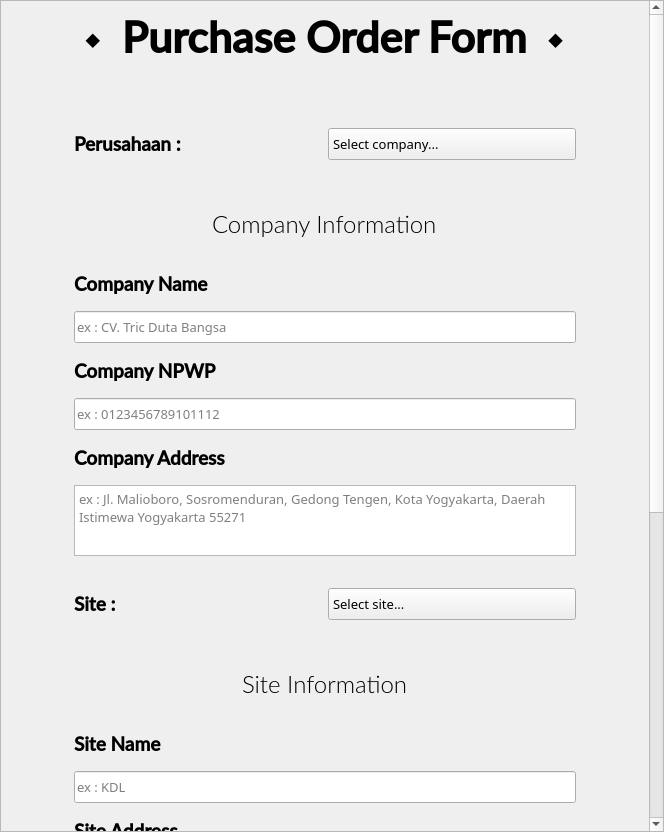
<?xml version="1.0" encoding="UTF-8"?>
<ui version="4.0">
 <class>Form</class>
 <widget class="QWidget" name="Form">
  <property name="geometry">
   <rect>
    <x>0</x>
    <y>0</y>
    <width>664</width>
    <height>832</height>
   </rect>
  </property>
  <property name="windowTitle">
   <string>Form</string>
  </property>
  <layout class="QGridLayout" name="gridLayout">
   <property name="leftMargin">
    <number>0</number>
   </property>
   <property name="topMargin">
    <number>0</number>
   </property>
   <property name="rightMargin">
    <number>0</number>
   </property>
   <property name="bottomMargin">
    <number>0</number>
   </property>
   <property name="spacing">
    <number>0</number>
   </property>
   <item row="0" column="0">
    <widget class="QWidget" name="widget" native="true">
     <layout class="QGridLayout" name="gridLayout_2">
      <property name="leftMargin">
       <number>0</number>
      </property>
      <property name="topMargin">
       <number>0</number>
      </property>
      <property name="rightMargin">
       <number>0</number>
      </property>
      <property name="bottomMargin">
       <number>0</number>
      </property>
      <property name="spacing">
       <number>0</number>
      </property>
      <item row="0" column="0">
       <widget class="QScrollArea" name="scrollArea">
        <property name="sizePolicy">
         <sizepolicy hsizetype="Fixed" vsizetype="Expanding">
          <horstretch>0</horstretch>
          <verstretch>0</verstretch>
         </sizepolicy>
        </property>
        <property name="minimumSize">
         <size>
          <width>664</width>
          <height>0</height>
         </size>
        </property>
        <property name="maximumSize">
         <size>
          <width>664</width>
          <height>16777215</height>
         </size>
        </property>
        <property name="widgetResizable">
         <bool>true</bool>
        </property>
        <widget class="QWidget" name="scrollAreaWidgetContents">
         <property name="geometry">
          <rect>
           <x>0</x>
           <y>-660</y>
           <width>645</width>
           <height>1490</height>
          </rect>
         </property>
         <layout class="QVBoxLayout" name="verticalLayout">
          <property name="leftMargin">
           <number>0</number>
          </property>
          <property name="topMargin">
           <number>0</number>
          </property>
          <property name="rightMargin">
           <number>0</number>
          </property>
          <property name="bottomMargin">
           <number>0</number>
          </property>
          <item>
           <widget class="QWidget" name="widget_2" native="true">
            <property name="sizePolicy">
             <sizepolicy hsizetype="Preferred" vsizetype="Fixed">
              <horstretch>0</horstretch>
              <verstretch>0</verstretch>
             </sizepolicy>
            </property>
            <property name="maximumSize">
             <size>
              <width>16777215</width>
              <height>72</height>
             </size>
            </property>
            <layout class="QGridLayout" name="gridLayout_3">
             <item row="0" column="0" alignment="Qt::AlignHCenter">
              <widget class="QLabel" name="poForm_header">
               <property name="sizePolicy">
                <sizepolicy hsizetype="Preferred" vsizetype="Preferred">
                 <horstretch>0</horstretch>
                 <verstretch>0</verstretch>
                </sizepolicy>
               </property>
               <property name="font">
                <font>
                 <family>Lato Semibold</family>
                 <pointsize>32</pointsize>
                 <weight>75</weight>
                 <bold>true</bold>
                </font>
               </property>
               <property name="text">
                <string>⬩  Purchase Order Form  ⬩</string>
               </property>
              </widget>
             </item>
            </layout>
           </widget>
          </item>
          <item>
           <spacer name="verticalSpacer_7">
            <property name="orientation">
             <enum>Qt::Vertical</enum>
            </property>
            <property name="sizeType">
             <enum>QSizePolicy::Fixed</enum>
            </property>
            <property name="sizeHint" stdset="0">
             <size>
              <width>20</width>
              <height>16</height>
             </size>
            </property>
           </spacer>
          </item>
          <item>
           <layout class="QHBoxLayout" name="horizontalLayout">
            <property name="spacing">
             <number>0</number>
            </property>
            <item>
             <spacer name="horizontalSpacer">
              <property name="orientation">
               <enum>Qt::Horizontal</enum>
              </property>
              <property name="sizeType">
               <enum>QSizePolicy::Fixed</enum>
              </property>
              <property name="sizeHint" stdset="0">
               <size>
                <width>32</width>
                <height>20</height>
               </size>
              </property>
             </spacer>
            </item>
            <item>
             <widget class="QWidget" name="widget_3" native="true">
              <property name="sizePolicy">
               <sizepolicy hsizetype="Preferred" vsizetype="Expanding">
                <horstretch>0</horstretch>
                <verstretch>0</verstretch>
               </sizepolicy>
              </property>
              <layout class="QVBoxLayout" name="verticalLayout_5">
               <property name="spacing">
                <number>14</number>
               </property>
               <property name="sizeConstraint">
                <enum>QLayout::SetDefaultConstraint</enum>
               </property>
               <property name="leftMargin">
                <number>32</number>
               </property>
               <property name="rightMargin">
                <number>32</number>
               </property>
               <property name="bottomMargin">
                <number>0</number>
               </property>
               <item>
                <spacer name="verticalSpacer_8">
                 <property name="orientation">
                  <enum>Qt::Vertical</enum>
                 </property>
                 <property name="sizeType">
                  <enum>QSizePolicy::Fixed</enum>
                 </property>
                 <property name="sizeHint" stdset="0">
                  <size>
                   <width>20</width>
                   <height>16</height>
                  </size>
                 </property>
                </spacer>
               </item>
               <item>
                <widget class="QWidget" name="widget_4" native="true">
                 <property name="sizePolicy">
                  <sizepolicy hsizetype="Preferred" vsizetype="Fixed">
                   <horstretch>0</horstretch>
                   <verstretch>0</verstretch>
                  </sizepolicy>
                 </property>
                 <property name="minimumSize">
                  <size>
                   <width>0</width>
                   <height>50</height>
                  </size>
                 </property>
                 <property name="maximumSize">
                  <size>
                   <width>16777215</width>
                   <height>50</height>
                  </size>
                 </property>
                 <layout class="QHBoxLayout" name="horizontalLayout_2">
                  <item>
                   <widget class="QLabel" name="label_2">
                    <property name="font">
                     <font>
                      <family>Lato Semibold</family>
                      <pointsize>14</pointsize>
                      <weight>75</weight>
                      <bold>true</bold>
                     </font>
                    </property>
                    <property name="text">
                     <string>Perusahaan :</string>
                    </property>
                   </widget>
                  </item>
                  <item>
                   <widget class="QComboBox" name="company_combo">
                    <property name="minimumSize">
                     <size>
                      <width>0</width>
                      <height>32</height>
                     </size>
                    </property>
                    <property name="maximumSize">
                     <size>
                      <width>16777215</width>
                      <height>32</height>
                     </size>
                    </property>
                    <property name="font">
                     <font>
                      <family>Montserrat</family>
                      <pointsize>10</pointsize>
                      <kerning>true</kerning>
                     </font>
                    </property>
                    <property name="styleSheet">
                     <string notr="true">QComboBox::drop-down {
	border: 0px;
}

QComboBox::down-arrow {
	image: url(:/assets/assets/icon/dark_green/chevron-down.svg);
	width: 18px;
	height: 18px;
	margin-right: 15px;
}</string>
                    </property>
                    <property name="editable">
                     <bool>false</bool>
                    </property>
                    <item>
                     <property name="text">
                      <string>Select company...</string>
                     </property>
                    </item>
                    <item>
                     <property name="text">
                      <string>New company...</string>
                     </property>
                    </item>
                   </widget>
                  </item>
                 </layout>
                </widget>
               </item>
               <item>
                <widget class="QWidget" name="companyInfo_widget" native="true">
                 <property name="sizePolicy">
                  <sizepolicy hsizetype="Preferred" vsizetype="Fixed">
                   <horstretch>0</horstretch>
                   <verstretch>0</verstretch>
                  </sizepolicy>
                 </property>
                 <layout class="QVBoxLayout" name="verticalLayout_2">
                  <property name="spacing">
                   <number>16</number>
                  </property>
                  <item>
                   <spacer name="verticalSpacer_5">
                    <property name="orientation">
                     <enum>Qt::Vertical</enum>
                    </property>
                    <property name="sizeType">
                     <enum>QSizePolicy::Fixed</enum>
                    </property>
                    <property name="sizeHint" stdset="0">
                     <size>
                      <width>20</width>
                      <height>16</height>
                     </size>
                    </property>
                   </spacer>
                  </item>
                  <item alignment="Qt::AlignHCenter">
                   <widget class="QLabel" name="label_5">
                    <property name="sizePolicy">
                     <sizepolicy hsizetype="Preferred" vsizetype="Fixed">
                      <horstretch>0</horstretch>
                      <verstretch>0</verstretch>
                     </sizepolicy>
                    </property>
                    <property name="minimumSize">
                     <size>
                      <width>0</width>
                      <height>32</height>
                     </size>
                    </property>
                    <property name="maximumSize">
                     <size>
                      <width>16777215</width>
                      <height>32</height>
                     </size>
                    </property>
                    <property name="sizeIncrement">
                     <size>
                      <width>0</width>
                      <height>0</height>
                     </size>
                    </property>
                    <property name="font">
                     <font>
                      <family>Lato Light</family>
                      <pointsize>18</pointsize>
                     </font>
                    </property>
                    <property name="text">
                     <string>Company Information</string>
                    </property>
                   </widget>
                  </item>
                  <item>
                   <spacer name="verticalSpacer_3">
                    <property name="orientation">
                     <enum>Qt::Vertical</enum>
                    </property>
                    <property name="sizeType">
                     <enum>QSizePolicy::Fixed</enum>
                    </property>
                    <property name="sizeHint" stdset="0">
                     <size>
                      <width>20</width>
                      <height>16</height>
                     </size>
                    </property>
                   </spacer>
                  </item>
                  <item>
                   <widget class="QLabel" name="label_6">
                    <property name="sizePolicy">
                     <sizepolicy hsizetype="Preferred" vsizetype="Fixed">
                      <horstretch>0</horstretch>
                      <verstretch>0</verstretch>
                     </sizepolicy>
                    </property>
                    <property name="minimumSize">
                     <size>
                      <width>0</width>
                      <height>23</height>
                     </size>
                    </property>
                    <property name="maximumSize">
                     <size>
                      <width>16777215</width>
                      <height>23</height>
                     </size>
                    </property>
                    <property name="font">
                     <font>
                      <family>Lato Semibold</family>
                      <pointsize>14</pointsize>
                      <weight>75</weight>
                      <bold>true</bold>
                     </font>
                    </property>
                    <property name="text">
                     <string>Company Name</string>
                    </property>
                   </widget>
                  </item>
                  <item>
                   <widget class="QLineEdit" name="companyName_lineEdit">
                    <property name="minimumSize">
                     <size>
                      <width>0</width>
                      <height>32</height>
                     </size>
                    </property>
                    <property name="maximumSize">
                     <size>
                      <width>16777215</width>
                      <height>32</height>
                     </size>
                    </property>
                    <property name="font">
                     <font>
                      <family>Montserrat</family>
                      <pointsize>10</pointsize>
                     </font>
                    </property>
                    <property name="placeholderText">
                     <string>ex : CV. Tric Duta Bangsa</string>
                    </property>
                   </widget>
                  </item>
                  <item>
                   <widget class="QLabel" name="label_7">
                    <property name="sizePolicy">
                     <sizepolicy hsizetype="Preferred" vsizetype="Fixed">
                      <horstretch>0</horstretch>
                      <verstretch>0</verstretch>
                     </sizepolicy>
                    </property>
                    <property name="minimumSize">
                     <size>
                      <width>0</width>
                      <height>23</height>
                     </size>
                    </property>
                    <property name="maximumSize">
                     <size>
                      <width>16777215</width>
                      <height>23</height>
                     </size>
                    </property>
                    <property name="font">
                     <font>
                      <family>Lato Semibold</family>
                      <pointsize>14</pointsize>
                      <weight>75</weight>
                      <bold>true</bold>
                     </font>
                    </property>
                    <property name="text">
                     <string>Company NPWP</string>
                    </property>
                   </widget>
                  </item>
                  <item>
                   <widget class="QLineEdit" name="companyNPWP_lineEdit">
                    <property name="minimumSize">
                     <size>
                      <width>0</width>
                      <height>32</height>
                     </size>
                    </property>
                    <property name="maximumSize">
                     <size>
                      <width>16777215</width>
                      <height>32</height>
                     </size>
                    </property>
                    <property name="font">
                     <font>
                      <family>Montserrat</family>
                      <pointsize>10</pointsize>
                     </font>
                    </property>
                    <property name="placeholderText">
                     <string>ex : 0123456789101112</string>
                    </property>
                   </widget>
                  </item>
                  <item>
                   <widget class="QLabel" name="label_8">
                    <property name="sizePolicy">
                     <sizepolicy hsizetype="Preferred" vsizetype="Fixed">
                      <horstretch>0</horstretch>
                      <verstretch>0</verstretch>
                     </sizepolicy>
                    </property>
                    <property name="minimumSize">
                     <size>
                      <width>0</width>
                      <height>23</height>
                     </size>
                    </property>
                    <property name="maximumSize">
                     <size>
                      <width>16777215</width>
                      <height>23</height>
                     </size>
                    </property>
                    <property name="font">
                     <font>
                      <family>Lato Semibold</family>
                      <pointsize>14</pointsize>
                      <weight>75</weight>
                      <bold>true</bold>
                     </font>
                    </property>
                    <property name="text">
                     <string>Company Address</string>
                    </property>
                   </widget>
                  </item>
                  <item>
                   <widget class="QTextEdit" name="companyAddress_textEdit">
                    <property name="sizePolicy">
                     <sizepolicy hsizetype="Expanding" vsizetype="Fixed">
                      <horstretch>0</horstretch>
                      <verstretch>0</verstretch>
                     </sizepolicy>
                    </property>
                    <property name="minimumSize">
                     <size>
                      <width>0</width>
                      <height>71</height>
                     </size>
                    </property>
                    <property name="maximumSize">
                     <size>
                      <width>16777215</width>
                      <height>71</height>
                     </size>
                    </property>
                    <property name="font">
                     <font>
                      <family>Montserrat</family>
                      <pointsize>10</pointsize>
                     </font>
                    </property>
                    <property name="lineWrapMode">
                     <enum>QTextEdit::WidgetWidth</enum>
                    </property>
                    <property name="cursorWidth">
                     <number>1</number>
                    </property>
                    <property name="placeholderText">
                     <string>ex : Jl. Malioboro, Sosromenduran, Gedong Tengen, Kota Yogyakarta, Daerah Istimewa Yogyakarta 55271</string>
                    </property>
                   </widget>
                  </item>
                 </layout>
                </widget>
               </item>
               <item>
                <widget class="QWidget" name="widget_5" native="true">
                 <property name="sizePolicy">
                  <sizepolicy hsizetype="Preferred" vsizetype="Fixed">
                   <horstretch>0</horstretch>
                   <verstretch>0</verstretch>
                  </sizepolicy>
                 </property>
                 <property name="minimumSize">
                  <size>
                   <width>0</width>
                   <height>50</height>
                  </size>
                 </property>
                 <property name="maximumSize">
                  <size>
                   <width>16777215</width>
                   <height>50</height>
                  </size>
                 </property>
                 <layout class="QHBoxLayout" name="horizontalLayout_3">
                  <item>
                   <widget class="QLabel" name="label_4">
                    <property name="font">
                     <font>
                      <family>Lato Semibold</family>
                      <pointsize>14</pointsize>
                      <weight>75</weight>
                      <bold>true</bold>
                     </font>
                    </property>
                    <property name="text">
                     <string>Site :</string>
                    </property>
                   </widget>
                  </item>
                  <item>
                   <widget class="QComboBox" name="site_combo">
                    <property name="minimumSize">
                     <size>
                      <width>0</width>
                      <height>32</height>
                     </size>
                    </property>
                    <property name="maximumSize">
                     <size>
                      <width>16777215</width>
                      <height>32</height>
                     </size>
                    </property>
                    <property name="font">
                     <font>
                      <family>Montserrat</family>
                      <pointsize>10</pointsize>
                     </font>
                    </property>
                    <property name="styleSheet">
                     <string notr="true">QComboBox::drop-down {
	border: 0px;
}

QComboBox::down-arrow {
	image: url(:/assets/assets/icon/dark_green/chevron-down.svg);
	width: 18px;
	height: 18px;
	margin-right: 15px;
}</string>
                    </property>
                    <item>
                     <property name="text">
                      <string>Select site...</string>
                     </property>
                    </item>
                    <item>
                     <property name="text">
                      <string>New site...</string>
                     </property>
                    </item>
                   </widget>
                  </item>
                 </layout>
                </widget>
               </item>
               <item>
                <widget class="QWidget" name="siteInfo_widget" native="true">
                 <property name="sizePolicy">
                  <sizepolicy hsizetype="Preferred" vsizetype="Fixed">
                   <horstretch>0</horstretch>
                   <verstretch>0</verstretch>
                  </sizepolicy>
                 </property>
                 <layout class="QVBoxLayout" name="verticalLayout_3">
                  <property name="spacing">
                   <number>16</number>
                  </property>
                  <item>
                   <spacer name="verticalSpacer_2">
                    <property name="orientation">
                     <enum>Qt::Vertical</enum>
                    </property>
                    <property name="sizeType">
                     <enum>QSizePolicy::Fixed</enum>
                    </property>
                    <property name="sizeHint" stdset="0">
                     <size>
                      <width>20</width>
                      <height>16</height>
                     </size>
                    </property>
                   </spacer>
                  </item>
                  <item alignment="Qt::AlignHCenter">
                   <widget class="QLabel" name="label_9">
                    <property name="sizePolicy">
                     <sizepolicy hsizetype="Preferred" vsizetype="Fixed">
                      <horstretch>0</horstretch>
                      <verstretch>0</verstretch>
                     </sizepolicy>
                    </property>
                    <property name="minimumSize">
                     <size>
                      <width>0</width>
                      <height>32</height>
                     </size>
                    </property>
                    <property name="maximumSize">
                     <size>
                      <width>16777215</width>
                      <height>32</height>
                     </size>
                    </property>
                    <property name="font">
                     <font>
                      <family>Lato Light</family>
                      <pointsize>18</pointsize>
                     </font>
                    </property>
                    <property name="text">
                     <string>Site Information</string>
                    </property>
                   </widget>
                  </item>
                  <item>
                   <spacer name="verticalSpacer_4">
                    <property name="orientation">
                     <enum>Qt::Vertical</enum>
                    </property>
                    <property name="sizeType">
                     <enum>QSizePolicy::Fixed</enum>
                    </property>
                    <property name="sizeHint" stdset="0">
                     <size>
                      <width>20</width>
                      <height>16</height>
                     </size>
                    </property>
                   </spacer>
                  </item>
                  <item>
                   <widget class="QLabel" name="label_10">
                    <property name="sizePolicy">
                     <sizepolicy hsizetype="Preferred" vsizetype="Fixed">
                      <horstretch>0</horstretch>
                      <verstretch>0</verstretch>
                     </sizepolicy>
                    </property>
                    <property name="minimumSize">
                     <size>
                      <width>0</width>
                      <height>23</height>
                     </size>
                    </property>
                    <property name="maximumSize">
                     <size>
                      <width>16777215</width>
                      <height>23</height>
                     </size>
                    </property>
                    <property name="font">
                     <font>
                      <family>Lato Semibold</family>
                      <pointsize>14</pointsize>
                      <weight>75</weight>
                      <bold>true</bold>
                     </font>
                    </property>
                    <property name="text">
                     <string>Site Name</string>
                    </property>
                   </widget>
                  </item>
                  <item>
                   <widget class="QLineEdit" name="siteName_lineEdit">
                    <property name="minimumSize">
                     <size>
                      <width>0</width>
                      <height>32</height>
                     </size>
                    </property>
                    <property name="maximumSize">
                     <size>
                      <width>16777215</width>
                      <height>32</height>
                     </size>
                    </property>
                    <property name="font">
                     <font>
                      <family>Montserrat</family>
                      <pointsize>10</pointsize>
                     </font>
                    </property>
                    <property name="text">
                     <string/>
                    </property>
                    <property name="placeholderText">
                     <string>ex : KDL</string>
                    </property>
                   </widget>
                  </item>
                  <item>
                   <widget class="QLabel" name="label_11">
                    <property name="sizePolicy">
                     <sizepolicy hsizetype="Preferred" vsizetype="Fixed">
                      <horstretch>0</horstretch>
                      <verstretch>0</verstretch>
                     </sizepolicy>
                    </property>
                    <property name="minimumSize">
                     <size>
                      <width>0</width>
                      <height>23</height>
                     </size>
                    </property>
                    <property name="maximumSize">
                     <size>
                      <width>16777215</width>
                      <height>23</height>
                     </size>
                    </property>
                    <property name="font">
                     <font>
                      <family>Lato Semibold</family>
                      <pointsize>14</pointsize>
                      <weight>75</weight>
                      <bold>true</bold>
                     </font>
                    </property>
                    <property name="text">
                     <string>Site Address</string>
                    </property>
                   </widget>
                  </item>
                  <item>
                   <widget class="QTextEdit" name="siteAddress_lineEdit">
                    <property name="sizePolicy">
                     <sizepolicy hsizetype="Expanding" vsizetype="Fixed">
                      <horstretch>0</horstretch>
                      <verstretch>0</verstretch>
                     </sizepolicy>
                    </property>
                    <property name="minimumSize">
                     <size>
                      <width>0</width>
                      <height>71</height>
                     </size>
                    </property>
                    <property name="maximumSize">
                     <size>
                      <width>16777215</width>
                      <height>71</height>
                     </size>
                    </property>
                    <property name="font">
                     <font>
                      <family>Montserrat</family>
                      <pointsize>10</pointsize>
                     </font>
                    </property>
                    <property name="placeholderText">
                     <string>ex : Jl. Kendal Asri I, Mannggisan, Langenharjo, Kec. Kendal, Kabupaten Kendal, Jawa Tengah 51314</string>
                    </property>
                   </widget>
                  </item>
                 </layout>
                </widget>
               </item>
               <item>
                <widget class="QWidget" name="widget_8" native="true">
                 <property name="sizePolicy">
                  <sizepolicy hsizetype="Preferred" vsizetype="Fixed">
                   <horstretch>0</horstretch>
                   <verstretch>0</verstretch>
                  </sizepolicy>
                 </property>
                 <layout class="QVBoxLayout" name="verticalLayout_4">
                  <property name="spacing">
                   <number>16</number>
                  </property>
                  <item>
                   <spacer name="verticalSpacer_6">
                    <property name="orientation">
                     <enum>Qt::Vertical</enum>
                    </property>
                    <property name="sizeType">
                     <enum>QSizePolicy::Fixed</enum>
                    </property>
                    <property name="sizeHint" stdset="0">
                     <size>
                      <width>20</width>
                      <height>16</height>
                     </size>
                    </property>
                   </spacer>
                  </item>
                  <item alignment="Qt::AlignHCenter">
                   <widget class="QLabel" name="label_12">
                    <property name="sizePolicy">
                     <sizepolicy hsizetype="Preferred" vsizetype="Fixed">
                      <horstretch>0</horstretch>
                      <verstretch>0</verstretch>
                     </sizepolicy>
                    </property>
                    <property name="minimumSize">
                     <size>
                      <width>0</width>
                      <height>32</height>
                     </size>
                    </property>
                    <property name="maximumSize">
                     <size>
                      <width>16777215</width>
                      <height>32</height>
                     </size>
                    </property>
                    <property name="font">
                     <font>
                      <family>Lato Light</family>
                      <pointsize>18</pointsize>
                     </font>
                    </property>
                    <property name="text">
                     <string>Purchase Order Information</string>
                    </property>
                   </widget>
                  </item>
                  <item>
                   <spacer name="verticalSpacer">
                    <property name="orientation">
                     <enum>Qt::Vertical</enum>
                    </property>
                    <property name="sizeType">
                     <enum>QSizePolicy::Fixed</enum>
                    </property>
                    <property name="sizeHint" stdset="0">
                     <size>
                      <width>20</width>
                      <height>16</height>
                     </size>
                    </property>
                   </spacer>
                  </item>
                  <item>
                   <widget class="QLabel" name="label_13">
                    <property name="sizePolicy">
                     <sizepolicy hsizetype="Preferred" vsizetype="Fixed">
                      <horstretch>0</horstretch>
                      <verstretch>0</verstretch>
                     </sizepolicy>
                    </property>
                    <property name="minimumSize">
                     <size>
                      <width>0</width>
                      <height>23</height>
                     </size>
                    </property>
                    <property name="maximumSize">
                     <size>
                      <width>16777215</width>
                      <height>23</height>
                     </size>
                    </property>
                    <property name="font">
                     <font>
                      <family>Lato Semibold</family>
                      <pointsize>14</pointsize>
                      <weight>75</weight>
                      <bold>true</bold>
                     </font>
                    </property>
                    <property name="text">
                     <string>Purchase Order No.</string>
                    </property>
                   </widget>
                  </item>
                  <item>
                   <widget class="QLineEdit" name="poNo_line">
                    <property name="minimumSize">
                     <size>
                      <width>0</width>
                      <height>32</height>
                     </size>
                    </property>
                    <property name="maximumSize">
                     <size>
                      <width>16777215</width>
                      <height>32</height>
                     </size>
                    </property>
                    <property name="font">
                     <font>
                      <family>Montserrat</family>
                      <pointsize>10</pointsize>
                     </font>
                    </property>
                    <property name="placeholderText">
                     <string>ex : 9200011122</string>
                    </property>
                   </widget>
                  </item>
                  <item>
                   <widget class="QLabel" name="label_14">
                    <property name="sizePolicy">
                     <sizepolicy hsizetype="Preferred" vsizetype="Fixed">
                      <horstretch>0</horstretch>
                      <verstretch>0</verstretch>
                     </sizepolicy>
                    </property>
                    <property name="minimumSize">
                     <size>
                      <width>0</width>
                      <height>23</height>
                     </size>
                    </property>
                    <property name="maximumSize">
                     <size>
                      <width>16777215</width>
                      <height>23</height>
                     </size>
                    </property>
                    <property name="font">
                     <font>
                      <family>Lato Semibold</family>
                      <pointsize>14</pointsize>
                      <weight>75</weight>
                      <bold>true</bold>
                     </font>
                    </property>
                    <property name="text">
                     <string>Purchase Order Date</string>
                    </property>
                   </widget>
                  </item>
                  <item>
                   <layout class="QHBoxLayout" name="horizontalLayout_4">
                    <item>
                     <widget class="QComboBox" name="poDate_day_combo">
                      <property name="sizePolicy">
                       <sizepolicy hsizetype="Fixed" vsizetype="Fixed">
                        <horstretch>0</horstretch>
                        <verstretch>0</verstretch>
                       </sizepolicy>
                      </property>
                      <property name="minimumSize">
                       <size>
                        <width>135</width>
                        <height>32</height>
                       </size>
                      </property>
                      <property name="maximumSize">
                       <size>
                        <width>135</width>
                        <height>32</height>
                       </size>
                      </property>
                      <property name="font">
                       <font>
                        <family>Montserrat</family>
                        <pointsize>10</pointsize>
                       </font>
                      </property>
                      <property name="styleSheet">
                       <string notr="true">QComboBox::drop-down {
	border: 0px;
}

QComboBox::down-arrow {
	image: url(:/assets/assets/icon/dark_green/chevron-down.svg);
	width: 18px;
	height: 18px;
	margin-right: 15px;
}</string>
                      </property>
                     </widget>
                    </item>
                    <item>
                     <widget class="QComboBox" name="poDate_month_combo">
                      <property name="sizePolicy">
                       <sizepolicy hsizetype="Preferred" vsizetype="Fixed">
                        <horstretch>0</horstretch>
                        <verstretch>0</verstretch>
                       </sizepolicy>
                      </property>
                      <property name="minimumSize">
                       <size>
                        <width>0</width>
                        <height>32</height>
                       </size>
                      </property>
                      <property name="maximumSize">
                       <size>
                        <width>16777215</width>
                        <height>32</height>
                       </size>
                      </property>
                      <property name="font">
                       <font>
                        <family>Montserrat</family>
                        <pointsize>10</pointsize>
                       </font>
                      </property>
                      <property name="styleSheet">
                       <string notr="true">QComboBox::drop-down {
	border: 0px;
}

QComboBox::down-arrow {
	image: url(:/assets/assets/icon/dark_green/chevron-down.svg);
	width: 18px;
	height: 18px;
	margin-right: 15px;
}</string>
                      </property>
                      <item>
                       <property name="text">
                        <string>Januari</string>
                       </property>
                      </item>
                      <item>
                       <property name="text">
                        <string>Februari</string>
                       </property>
                      </item>
                      <item>
                       <property name="text">
                        <string>Maret</string>
                       </property>
                      </item>
                      <item>
                       <property name="text">
                        <string>April</string>
                       </property>
                      </item>
                      <item>
                       <property name="text">
                        <string>Mei</string>
                       </property>
                      </item>
                      <item>
                       <property name="text">
                        <string>Juni</string>
                       </property>
                      </item>
                      <item>
                       <property name="text">
                        <string>Juli</string>
                       </property>
                      </item>
                      <item>
                       <property name="text">
                        <string>Agustus</string>
                       </property>
                      </item>
                      <item>
                       <property name="text">
                        <string>September</string>
                       </property>
                      </item>
                      <item>
                       <property name="text">
                        <string>Oktober</string>
                       </property>
                      </item>
                      <item>
                       <property name="text">
                        <string>November</string>
                       </property>
                      </item>
                      <item>
                       <property name="text">
                        <string>Desember</string>
                       </property>
                      </item>
                     </widget>
                    </item>
                    <item>
                     <widget class="QLineEdit" name="poDate_year_lineEdit">
                      <property name="sizePolicy">
                       <sizepolicy hsizetype="Fixed" vsizetype="Fixed">
                        <horstretch>0</horstretch>
                        <verstretch>0</verstretch>
                       </sizepolicy>
                      </property>
                      <property name="minimumSize">
                       <size>
                        <width>135</width>
                        <height>32</height>
                       </size>
                      </property>
                      <property name="maximumSize">
                       <size>
                        <width>135</width>
                        <height>32</height>
                       </size>
                      </property>
                      <property name="font">
                       <font>
                        <family>Montserrat</family>
                        <pointsize>10</pointsize>
                       </font>
                      </property>
                      <property name="layoutDirection">
                       <enum>Qt::LeftToRight</enum>
                      </property>
                      <property name="alignment">
                       <set>Qt::AlignCenter</set>
                      </property>
                      <property name="placeholderText">
                       <string>2025</string>
                      </property>
                     </widget>
                    </item>
                   </layout>
                  </item>
                  <item>
                   <spacer name="verticalSpacer_9">
                    <property name="orientation">
                     <enum>Qt::Vertical</enum>
                    </property>
                    <property name="sizeType">
                     <enum>QSizePolicy::Fixed</enum>
                    </property>
                    <property name="sizeHint" stdset="0">
                     <size>
                      <width>20</width>
                      <height>24</height>
                     </size>
                    </property>
                   </spacer>
                  </item>
                  <item>
                   <widget class="QWidget" name="widget_6" native="true">
                    <layout class="QHBoxLayout" name="horizontalLayout_5">
                     <item>
                      <spacer name="horizontalSpacer_3">
                       <property name="orientation">
                        <enum>Qt::Horizontal</enum>
                       </property>
                       <property name="sizeHint" stdset="0">
                        <size>
                         <width>320</width>
                         <height>20</height>
                        </size>
                       </property>
                      </spacer>
                     </item>
                     <item>
                      <widget class="QPushButton" name="submit_btn">
                       <property name="minimumSize">
                        <size>
                         <width>150</width>
                         <height>32</height>
                        </size>
                       </property>
                       <property name="maximumSize">
                        <size>
                         <width>150</width>
                         <height>32</height>
                        </size>
                       </property>
                       <property name="font">
                        <font>
                         <family>Lato Semibold</family>
                         <pointsize>14</pointsize>
                         <weight>75</weight>
                         <bold>true</bold>
                        </font>
                       </property>
                       <property name="text">
                        <string>Submit</string>
                       </property>
                      </widget>
                     </item>
                    </layout>
                   </widget>
                  </item>
                  <item>
                   <spacer name="verticalSpacer_10">
                    <property name="orientation">
                     <enum>Qt::Vertical</enum>
                    </property>
                    <property name="sizeType">
                     <enum>QSizePolicy::Preferred</enum>
                    </property>
                    <property name="sizeHint" stdset="0">
                     <size>
                      <width>20</width>
                      <height>40</height>
                     </size>
                    </property>
                   </spacer>
                  </item>
                 </layout>
                </widget>
               </item>
              </layout>
             </widget>
            </item>
            <item>
             <spacer name="horizontalSpacer_2">
              <property name="orientation">
               <enum>Qt::Horizontal</enum>
              </property>
              <property name="sizeType">
               <enum>QSizePolicy::Fixed</enum>
              </property>
              <property name="sizeHint" stdset="0">
               <size>
                <width>32</width>
                <height>20</height>
               </size>
              </property>
             </spacer>
            </item>
           </layout>
          </item>
         </layout>
        </widget>
       </widget>
      </item>
     </layout>
    </widget>
   </item>
  </layout>
 </widget>
 <resources>
  <include location="resources.qrc"/>
 </resources>
 <connections/>
</ui>
